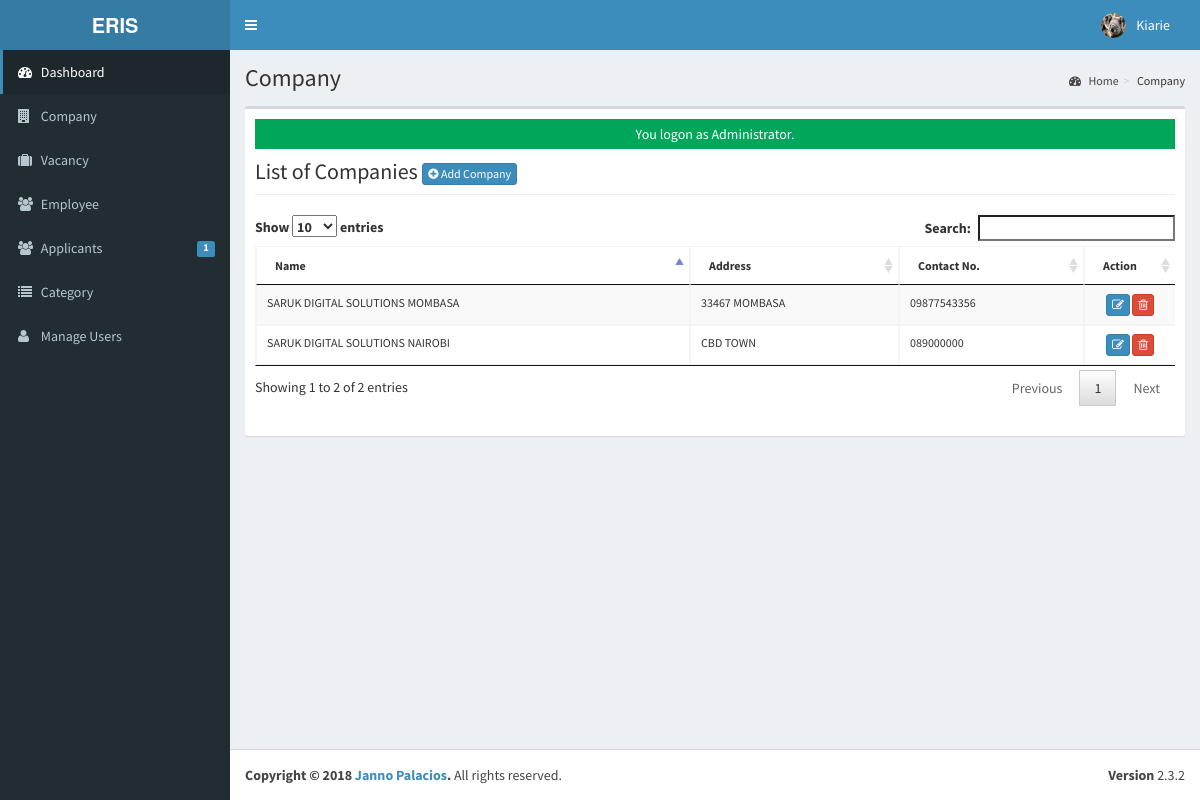
Page /admin/company/index.php (signed in) on the committed database.
### tables this page shows
CREATE TABLE IF NOT EXISTS `tblusers` (
  `USERID` varchar(30) NOT NULL,
  `FULLNAME` varchar(40) NOT NULL,
  `USERNAME` varchar(90) NOT NULL,
  `PASS` varchar(90) NOT NULL,
  `ROLE` varchar(30) NOT NULL,
  `PICLOCATION` varchar(255) NOT NULL
);

CREATE TABLE IF NOT EXISTS `tblcompany` (
  `COMPANYID` int(11) NOT NULL,
  `COMPANYNAME` varchar(90) NOT NULL,
  `COMPANYADDRESS` varchar(90) NOT NULL,
  `COMPANYCONTACTNO` varchar(30) NOT NULL,
  `COMPANYSTATUS` varchar(90) NOT NULL,
  `COMPANYMISSION` text NOT NULL
);

### admin/company/index.php (called while the page is built, shortened)
<?php
require_once("../../include/initialize.php");
$title="Company";
require_once ("../theme/templates.php");
?>

### include/database.php (called while the page is built, shortened)
<?php
class Database {
	var $sql_string = '';
	private $conn;
	public function open_connection() {
		$this->conn = mysqli_connect(server,user,pass);
		if(!$this->conn){
			echo "Problem in database connection! Contact administrator!";
			exit();
		}else{
			$db_select = mysqli_select_db($this->conn,database_name);
		}
	}
	function setQuery($sql='') {
		$this->sql_string=$sql;
	}
	function executeQuery() {
		$result = mysqli_query($this->conn,$this->sql_string);
		return $result;
	}
	private function confirm_query($result) {
		return $result;
	}
	function loadResultList( $key='' ) {
		$cur = $this->executeQuery();
		$array = array();
		while ($row = mysqli_fetch_object($cur)) {
			if ($key) {
				$array[$row->$key] = $row;
			} else {
				$array[] = $row;
			}
		}
		return $array;
	}
	function loadSingleResult() {
		$cur = $this->executeQuery();
		while ($row = mysqli_fetch_object($cur)) {
		return $data = $row;
		}
	}
}
$mydb = new Database();
?>

### include/accounts.php (called while the page is built, shortened)
<?php
require_once(LIB_PATH.DS.'database.php');
class User {
	protected static  $tblname = "tblusers";
	function single_user($id=""){
			global $mydb;
			$mydb->setQuery("SELECT * FROM ".self::$tblname."
				Where USERID= '{$id}' LIMIT 1");
			$cur = $mydb->loadSingleResult();
			return $cur;
	}
}
?>

### include/function.php (called while the page is built, shortened)
<?php
function currentpage(){
		$this_page = $_SERVER['SCRIPT_NAME'];
	    $bits = explode('/',$this_page);
		 return $bits[3];
	}
		?>

### admin/company/list.php (the view, shortened to what this page needs)
<div class="row">
      	 <div class="col-lg-12">
           <h1 class="page-header">List of Companies  <a href="index.php?view=add" class="btn btn-primary btn-xs  ">  <i class="fa fa-plus-circle fw-fa"></i> Add Company</a>  </h1>
      		</div>
  		 </div>
 		    <form action="controller.php?action=delete" Method="POST">
		     <div class="table-responsive">
			<table id="dash-table" class="table table-striped table-bordered table-hover"  style="font-size:12px" cellspacing="0">
			  <thead>
			  	<tr>
			  		<th>Name</th>
			  		<th>Address</th>
			  		<th>Contact No.</th>
			  		 <th width="10%" align="center">Action</th>
			  	</tr>
			  </thead>
			  <tbody>
			  	<?php
			  		$mydb->setQuery("SELECT * FROM `tblcompany`");
			  		$cur = $mydb->loadResultList();
					foreach ($cur as $result) {
			  		echo '<tr>';
			  			echo '<td>' . $result->COMPANYNAME.'</td>';
			  			echo '<td>' . $result->COMPANYADDRESS.'</td>';
			  			echo '<td>' . $result->COMPANYCONTACTNO.'</td>';
			  		echo '<td align="center"><a title="Edit" href="index.php?view=edit&id='.$result->COMPANYID.'" class="btn btn-primary btn-xs  ">  <span class="fa fa-edit fw-fa"></a>
			  		     <a title="Delete" href="controller.php?action=delete&id='.$result->COMPANYID.'" class="btn btn-danger btn-xs  ">  <span class="fa  fa-trash-o fw-fa "></a></td>';
			  		echo '</tr>';
			  	}
			  	?>
			  </tbody>
			</table>
			</form>

### admin/theme/templates.php (shortened to what this page needs)
<!DOCTYPE html>
<html>
    <head>
        <link rel="stylesheet" href="<?php echo web_root;?>bootstrap/css/bootstrap.min.css">
        <link rel="stylesheet" href="<?php echo web_root;?>plugins/font-awesome/css/font-awesome.min.css">
        <link rel="stylesheet" href="<?php echo web_root;?>dist/css/AdminLTE.min.css">
        <link rel="stylesheet" href="<?php echo web_root;?>dist/css/skins/_all-skins.min.css">
        <link rel="stylesheet" href="<?php echo web_root;?>plugins/iCheck/flat/blue.css">
        <link rel="stylesheet" href="<?php echo web_root;?>plugins/morris/morris.css">
        <link rel="stylesheet" href="<?php echo web_root;?>plugins/jvectormap/jquery-jvectormap-1.2.2.css">
        <link href="<?php echo web_root; ?>plugins/datepicker/bootstrap-datetimepicker.min.css" rel="stylesheet" media="screen">
        <link rel="stylesheet" href="<?php echo web_root;?>plugins/dataTables/jquery.dataTables.min.css">
        <link rel="stylesheet" href="<?php echo web_root;?>plugins/bootstrap-wysihtml5/bootstrap3-wysihtml5.min.css">
    </head>
 <body class="hold-transition skin-blue fixed sidebar-mini">
<div class="wrapper">
  <header class="main-header">
    <a href="<?php echo web_root;?>/admin/" class="logo">
      <span class="logo-lg"><b>ERIS</b></span>
    </a>
    <nav class="navbar navbar-static-top" role="navigation">
      <a href="#" class="sidebar-toggle" data-toggle="offcanvas" role="button">
      </a>
      <div class="navbar-custom-menu">
        <ul class="nav navbar-nav">
          <?php
              $user = New User();
              $singleuser = $user->single_user($_SESSION['ADMIN_USERID']);
          ?>
          <li class="dropdown user user-menu" style="padding-right: 15px;"  >
            <a href="#" class="dropdown-toggle" data-toggle="dropdown">
              <img src="<?php echo web_root.'admin/user/'. $singleuser->PICLOCATION;?>" class="user-image" alt="User Image">
              <span class="hidden-xs"><?php echo $singleuser->FULLNAME; ?></span>
            </a>
          </li>
        </ul>
      </div>
    </nav>
  </header>
  <aside class="main-sidebar">
    <section class="sidebar">
      <ul class="sidebar-menu">
        <li  class="<?php echo (currentpage() == 'index.php') ? "active" : false;?>" >
          <a href="<?php echo web_root ;?>admin/">
            <i class="fa fa-dashboard"></i> <span>Dashboard</span>
          </a>
        </li>
        <li class="<?php echo (currentpage() == 'company') ? "active" : false;?>" >
          <a href="<?php echo web_root ;?>admin/company/">
            <i class="fa fa-building"></i> <span>Company</span>
          </a>
        </li>
        <li class="<?php echo (currentpage() == 'vacancy') ? "active" : false;?>" >
          <a href="<?php echo web_root ;?>admin/vacancy/">
            <i class="fa fa-suitcase"></i> <span>Vacancy</span>
          </a>
        </li>
        <li class="<?php echo (currentpage() == 'employee') ? "active" : false;?>" >
          <a href="<?php echo web_root ;?>admin/employee/">
            <i class="fa fa-users"></i> <span>Employee</span>
          </a>
        </li>
        <li class="<?php echo (currentpage() == 'applicants') ? "active" : false;?>" >
          <a href="<?php echo web_root ;?>admin/applicants/">
            <i class="fa fa-users"></i> <span>Applicants</span>
            <span class="label label-primary pull-right">
              <?php
                $sql = "SELECT count(*) as 'APPL' FROM `tbljobregistration` WHERE `PENDINGAPPLICATION`=1";
                $mydb->setQuery($sql);
                $pending = $mydb->loadSingleResult();
                echo $pending->APPL;
              ?>
            </span>
          </a>
        </li>
        <li class="<?php echo (currentpage() == 'category') ? "active" : false;?>" >
          <a href="<?php echo web_root ;?>admin/category/">
            <i class="fa fa-list"></i> <span>Category</span>
          </a>
        </li>
         <li class="<?php echo (currentpage() == 'user') ? "active" : false;?>">
          <a href="<?php echo web_root; ?>admin/user/">
            <i class="fa fa-user"></i> <span>Manage Users</span> </a>
        </li>
      </ul>
    </section>
  </aside>
  <div class="content-wrapper">
  <section class="content-header">
      <h1>
        <?php echo isset($title) ? $title : ''; ?>
      </h1>
      <ol class="breadcrumb">
        <?php
          if ($title!='Home') {
            $active_title = '';
            if (isset($_GET['view'])) {
              $active_title = '<li class='.$active_title.'><a href="index.php">'.$title.'</a></li>';
            }else{
              $active_title = '<li class='.$active_title.'>'.$title.'</li>';
            }
            echo '<li><a href='.web_root.'admin/><i class="fa fa-dashboard"></i> Home</a></li>';
            echo  $active_title;
          }
        ?>
      </ol>
    </section>
         <section class="content">
          <div class="row">
            <div class="col-xs-12">
              <div class="box">
                <div class="box-body">
              <?php
               require_once $content;
               ?>
             </div>
           </div>
         </div>
         </section>
 </div>
  <footer class="main-footer">
    <div class="pull-right hidden-xs">
      <b>Version</b> 2.3.2
    </div>
    <strong>Copyright &copy; 2018 <a href="#">Janno Palacios</a>.</strong> All rights
    reserved.
  </footer>
    </body>
</html>

### rows in the picture
tblusers: PICLOCATION (picture), FULLNAME "Kiarie"
tblcompany: COMPANYNAME "SARUK DIGITAL SOLUTIONS NAIROBI", COMPANYADDRESS "CBD TOWN", COMPANYCONTACTNO "089000000"
tblcompany: COMPANYNAME "SARUK DIGITAL SOLUTIONS MOMBASA", COMPANYADDRESS "33467 MOMBASA", COMPANYCONTACTNO "09877543356"

### other values in the picture
$pending->APPL "1"
$title "Company"
$_SESSION['message'] "You logon as Administrator."
